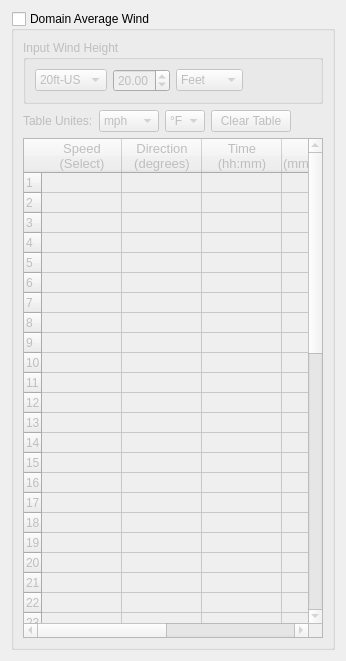
            <widget class="QWidget" name="domainAverageScrollAreaWidget">
             <property name="geometry">
              <rect>
               <x>0</x>
               <y>0</y>
               <width>346</width>
               <height>661</height>
              </rect>
             </property>
             <layout class="QVBoxLayout" name="verticalLayout_31">
              <item>
               <widget class="QGroupBox" name="domainAverageGroupBox">
                <property name="sizePolicy">
                 <sizepolicy hsizetype="Expanding" vsizetype="Minimum">
                  <horstretch>0</horstretch>
                  <verstretch>0</verstretch>
                 </sizepolicy>
                </property>
                <property name="title">
                 <string>Domain Average Wind</string>
                </property>
                <property name="checkable">
                 <bool>true</bool>
                </property>
                <property name="checked">
                 <bool>false</bool>
                </property>
                <layout class="QVBoxLayout" name="verticalLayout_26" stretch="0,0,0">
                 <item>
                  <widget class="QGroupBox" name="inputWindHeightGroupBox">
                   <property name="sizePolicy">
                    <sizepolicy hsizetype="Expanding" vsizetype="Fixed">
                     <horstretch>0</horstretch>
                     <verstretch>100</verstretch>
                    </sizepolicy>
                   </property>
                   <property name="title">
                    <string>Input Wind Height</string>
                   </property>
                   <layout class="QHBoxLayout" name="horizontalLayout_2">
                    <item>
                     <widget class="QComboBox" name="inputWindHeightComboBox">
                      <property name="cursor">
                       <cursorShape>PointingHandCursor</cursorShape>
                      </property>
                      <item>
                       <property name="text">
                        <string>20ft-US</string>
                       </property>
                      </item>
                      <item>
                       <property name="text">
                        <string>10m-SI</string>
                       </property>
                      </item>
                      <item>
                       <property name="text">
                        <string>Custom</string>
                       </property>
                      </item>
                     </widget>
                    </item>
                    <item>
                     <widget class="QDoubleSpinBox" name="inputWindHeightSpinBox">
                      <property name="enabled">
                       <bool>false</bool>
                      </property>
                      <property name="cursor">
                       <cursorShape>PointingHandCursor</cursorShape>
                      </property>
                      <property name="minimum">
                       <double>0.010000000000000</double>
                      </property>
                      <property name="value">
                       <double>20.000000000000000</double>
                      </property>
                     </widget>
                    </item>
                    <item>
                     <widget class="QComboBox" name="inputWindHeightUnitsComboBox">
                      <property name="enabled">
                       <bool>false</bool>
                      </property>
                      <property name="sizePolicy">
                       <sizepolicy hsizetype="Preferred" vsizetype="Fixed">
                        <horstretch>0</horstretch>
                        <verstretch>0</verstretch>
                       </sizepolicy>
                      </property>
                      <property name="editable">
                       <bool>false</bool>
                      </property>
                      <item>
                       <property name="text">
                        <string>Feet</string>
                       </property>
                      </item>
                      <item>
                       <property name="text">
                        <string>Meters</string>
                       </property>
                      </item>
                     </widget>
                    </item>
                    <item>
                     <spacer name="inputWindHeightGroupBoxSpacer">
                      <property name="orientation">
                       <enum>Qt::Orientation::Horizontal</enum>
                      </property>
                      <property name="sizeHint" stdset="0">
                       <size>
                        <width>40</width>
                        <height>20</height>
                       </size>
                      </property>
                     </spacer>
                    </item>
                   </layout>
                  </widget>
                 </item>
                 <item>
                  <layout class="QHBoxLayout" name="tableLayout">
                   <item>
                    <widget class="QLabel" name="tableUnitLabel">
                     <property name="text">
                      <string>Table Unites:</string>
                     </property>
                    </widget>
                   </item>
                   <item>
                    <widget class="QComboBox" name="tableSpeedUnits">
                     <property name="sizePolicy">
                      <sizepolicy hsizetype="Fixed" vsizetype="Fixed">
                       <horstretch>0</horstretch>
                       <verstretch>0</verstretch>
                      </sizepolicy>
                     </property>
                     <property name="minimumSize">
                      <size>
                       <width>60</width>
                       <height>0</height>
                      </size>
                     </property>
                     <property name="maximumSize">
                      <size>
                       <width>60</width>
                       <height>16777215</height>
                      </size>
                     </property>
                     <property name="cursor">
                      <cursorShape>PointingHandCursor</cursorShape>
                     </property>
                     <item>
                      <property name="text">
                       <string>mph</string>
                      </property>
                     </item>
                     <item>
                      <property name="text">
                       <string>m/s</string>
                      </property>
                     </item>
                     <item>
                      <property name="text">
                       <string>kph</string>
                      </property>
                     </item>
                     <item>
                      <property name="text">
                       <string>kts</string>
                      </property>
                     </item>
                    </widget>
                   </item>
                   <item>
                    <widget class="QComboBox" name="tableTempUnits">
                     <property name="sizePolicy">
                      <sizepolicy hsizetype="Fixed" vsizetype="Fixed">
                       <horstretch>0</horstretch>
                       <verstretch>0</verstretch>
                      </sizepolicy>
                     </property>
                     <property name="minimumSize">
                      <size>
                       <width>40</width>
                       <height>0</height>
                      </size>
                     </property>
                     <property name="maximumSize">
                      <size>
                       <width>40</width>
                       <height>16777215</height>
                      </size>
                     </property>
                     <property name="cursor">
                      <cursorShape>PointingHandCursor</cursorShape>
                     </property>
                     <property name="layoutDirection">
                      <enum>Qt::LayoutDirection::LeftToRight</enum>
                     </property>
                     <item>
                      <property name="text">
                       <string>°F</string>
                      </property>
                     </item>
                     <item>
                      <property name="text">
                       <string>°C</string>
                      </property>
                     </item>
                    </widget>
                   </item>
                   <item>
                    <widget class="QPushButton" name="clearTableButton">
                     <property name="sizePolicy">
                      <sizepolicy hsizetype="Fixed" vsizetype="Fixed">
                       <horstretch>0</horstretch>
                       <verstretch>0</verstretch>
                      </sizepolicy>
                     </property>
                     <property name="cursor">
                      <cursorShape>PointingHandCursor</cursorShape>
                     </property>
                     <property name="text">
                      <string>Clear Table</string>
                     </property>
                    </widget>
                   </item>
                   <item>
                    <spacer name="tableLayoutSpacer">
                     <property name="orientation">
                      <enum>Qt::Orientation::Horizontal</enum>
                     </property>
                     <property name="sizeHint" stdset="0">
                      <size>
                       <width>40</width>
                       <height>20</height>
                      </size>
                     </property>
                    </spacer>
                   </item>
                  </layout>
                 </item>
                 <item>
                  <widget class="QTableWidget" name="domainAverageTable">
                   <property name="sizePolicy">
                    <sizepolicy hsizetype="Expanding" vsizetype="Minimum">
                     <horstretch>1</horstretch>
                     <verstretch>0</verstretch>
                    </sizepolicy>
                   </property>
                   <property name="minimumSize">
                    <size>
                     <width>0</width>
                     <height>490</height>
                    </size>
                   </property>
                   <property name="dragEnabled">
                    <bool>true</bool>
                   </property>
                   <property name="dragDropMode">
                    <enum>QAbstractItemView::DragDropMode::DragDrop</enum>
                   </property>
                   <property name="defaultDropAction">
                    <enum>Qt::DropAction::MoveAction</enum>
                   </property>
                   <property name="wordWrap">
                    <bool>true</bool>
                   </property>
                   <property name="rowCount">
                    <number>50</number>
                   </property>
                   <attribute name="horizontalHeaderCascadingSectionResizes">
                    <bool>false</bool>
                   </attribute>
                   <attribute name="horizontalHeaderMinimumSectionSize">
                    <number>20</number>
                   </attribute>
                   <attribute name="horizontalHeaderDefaultSectionSize">
                    <number>80</number>
                   </attribute>
                   <attribute name="horizontalHeaderStretchLastSection">
                    <bool>true</bool>
                   </attribute>
                   <attribute name="verticalHeaderCascadingSectionResizes">
                    <bool>false</bool>
                   </attribute>
                   <attribute name="verticalHeaderMinimumSectionSize">
                    <number>20</number>
                   </attribute>
                   <attribute name="verticalHeaderDefaultSectionSize">
                    <number>20</number>
                   </attribute>
                   <attribute name="verticalHeaderStretchLastSection">
                    <bool>true</bool>
                   </attribute>
                   <row/>
                   <row/>
                   <row/>
                   <row/>
                   <row/>
                   <row/>
                   <row/>
                   <row/>
                   <row/>
                   <row/>
                   <row/>
                   <row/>
                   <row/>
                   <row/>
                   <row/>
                   <row/>
                   <row/>
                   <row/>
                   <row/>
                   <row/>
                   <row/>
                   <row/>
                   <row/>
                   <row/>
                   <row/>
                   <row/>
                   <row/>
                   <row/>
                   <row/>
                   <row/>
                   <row/>
                   <row/>
                   <row/>
                   <row/>
                   <row/>
                   <row/>
                   <row/>
                   <row/>
                   <row/>
                   <row/>
                   <row/>
                   <row/>
                   <row/>
                   <row/>
                   <row/>
                   <row/>
                   <row/>
                   <row/>
                   <row/>
                   <row/>
                   <column>
                    <property name="text">
                     <string>Speed
(Select)</string>
                    </property>
                    <property name="font">
                     <font>
                      <pointsize>10</pointsize>
                     </font>
                    </property>
                   </column>
                   <column>
                    <property name="text">
                     <string>Direction
(degrees)</string>
                    </property>
                    <property name="toolTip">
                     <string extracomment="degrees"/>
                    </property>
                    <property name="font">
                     <font>
                      <pointsize>10</pointsize>
                     </font>
                    </property>
                   </column>
                   <column>
                    <property name="text">
                     <string>Time
(hh:mm)</string>
                    </property>
                    <property name="font">
                     <font>
                      <pointsize>10</pointsize>
                     </font>
                    </property>
                   </column>
                   <column>
                    <property name="text">
                     <string>Date
(mm/dd/yyyy)</string>
                    </property>
                    <property name="font">
                     <font>
                      <pointsize>10</pointsize>
                     </font>
                    </property>
                   </column>
                   <column>
                    <property name="text">
                     <string>Cloud Cover
(%)</string>
                    </property>
                    <property name="font">
                     <font>
                      <pointsize>10</pointsize>
                     </font>
                    </property>
                   </column>
                   <column>
                    <property name="text">
                     <string>Air Temp
(Select)</string>
                    </property>
                    <property name="font">
                     <font>
                      <pointsize>10</pointsize>
                     </font>
                    </property>
                   </column>
                  </widget>
                 </item>
                </layout>
               </widget>
              </item>
             </layout>
            </widget>
